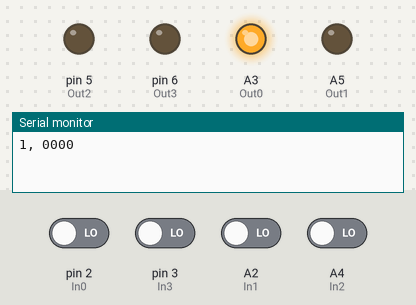
This sketch was run on a simulated Arduino Uno, built with avr-gcc and run on an emulated ATmega328P. Shown: output pins drawn as LEDs (lit = HIGH), the last lines printed to the serial monitor. The inputs (shaded band) are chosen by the test bench; at power-on: A2 (In1), A4 (In2), pin 2 (In0), pin 3 (In3) LOW.

Above: at 0.5 s.
At 1.5 s:
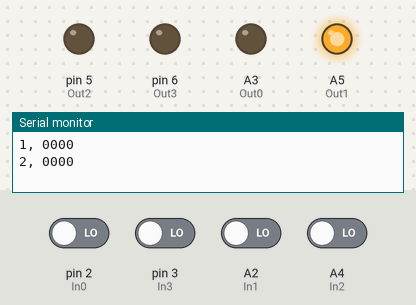
At 2.5 s:
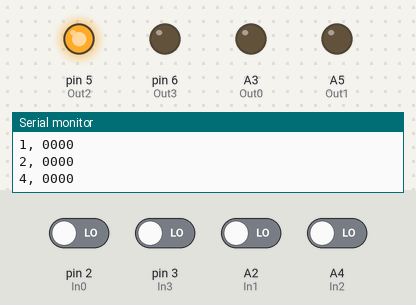
At 3.5 s:
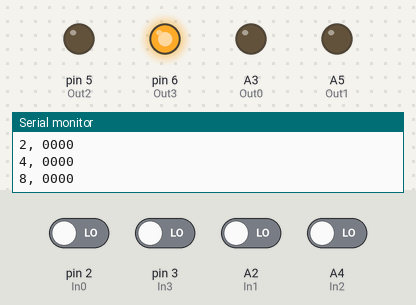
Timing chart, 0 to 5.2 s (numbered marks = the images above):
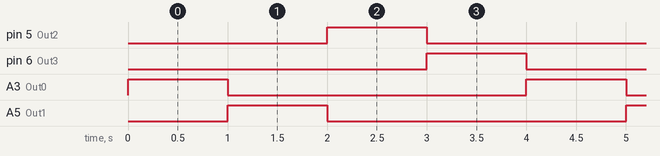

Measured:
- by itself, pin 5 (Out2), pin 6 (Out3), A3 (Out0), A5 (Out1): alternates HIGH for 1.0 s and LOW for 3.0 s
- by itself, everything shown: repeats every 4.0 s, in 4 steps

The sketch:

Loopback0.ino
```cpp
//
// Loopback0 - test RS-485 board
//

const int Out0 = A3;
const int Out1 = A5;
const int Out2 =  5;
const int Out3 =  6;

const int In0 =  2;
const int In1 = A2;
const int In2 = A4;
const int In3 =  3;


void setup()
{
  Serial.begin (9600);

  pinMode (Out0, OUTPUT);
  pinMode (Out1, OUTPUT);
  pinMode (Out2, OUTPUT);
  pinMode (Out3, OUTPUT);
  pinMode (In0, INPUT);
  pinMode (In1, INPUT);
  pinMode (In2, INPUT);
  pinMode (In3, INPUT);
}

const byte patterns [] =
{
  1, 2, 4, 8
};

int index = 0;

void loop()
{
  byte outByte = patterns [index++];
  index &= 3;

  digitalWrite (Out0, (outByte >> 0) & 1);
  digitalWrite (Out1, (outByte >> 1) & 1);
  digitalWrite (Out2, (outByte >> 2) & 1);
  digitalWrite (Out3, (outByte >> 3) & 1);

  byte bit0 = digitalRead (In0);
  byte bit1 = digitalRead (In1);
  byte bit2 = digitalRead (In2);
  byte bit3 = digitalRead (In3);

 // byte inByte = (bit3 << 3) | (bit2 << 2) | (bit1 << 1) | bit0;

  Serial.print   (outByte, HEX);
  Serial.print   (", ");
  Serial.print   (bit3);
  Serial.print   (bit2);
  Serial.print   (bit1);
  Serial.println (bit0);
 // Serial.println (inByte, HEX);

  delay (1000);
}
```
